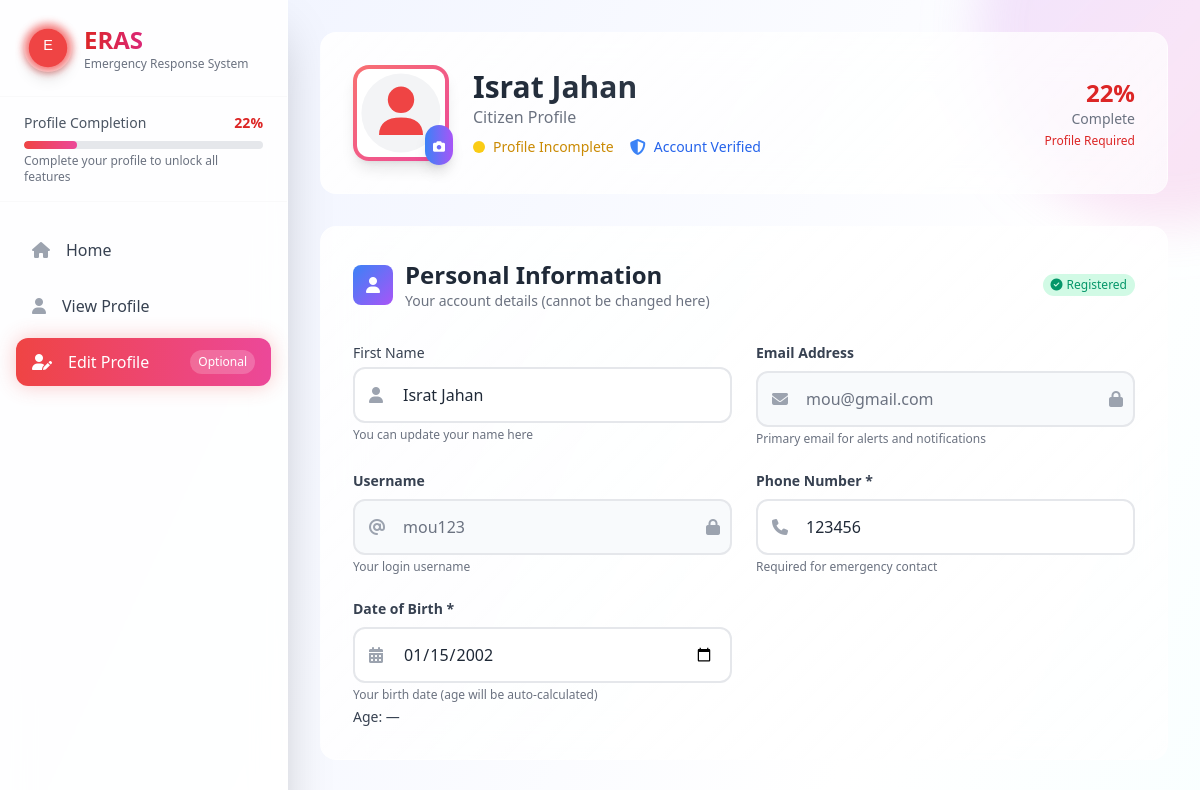
The page /accounts/profile/citizen/setup/ (signed in, upper part) on the database as committed earlier.
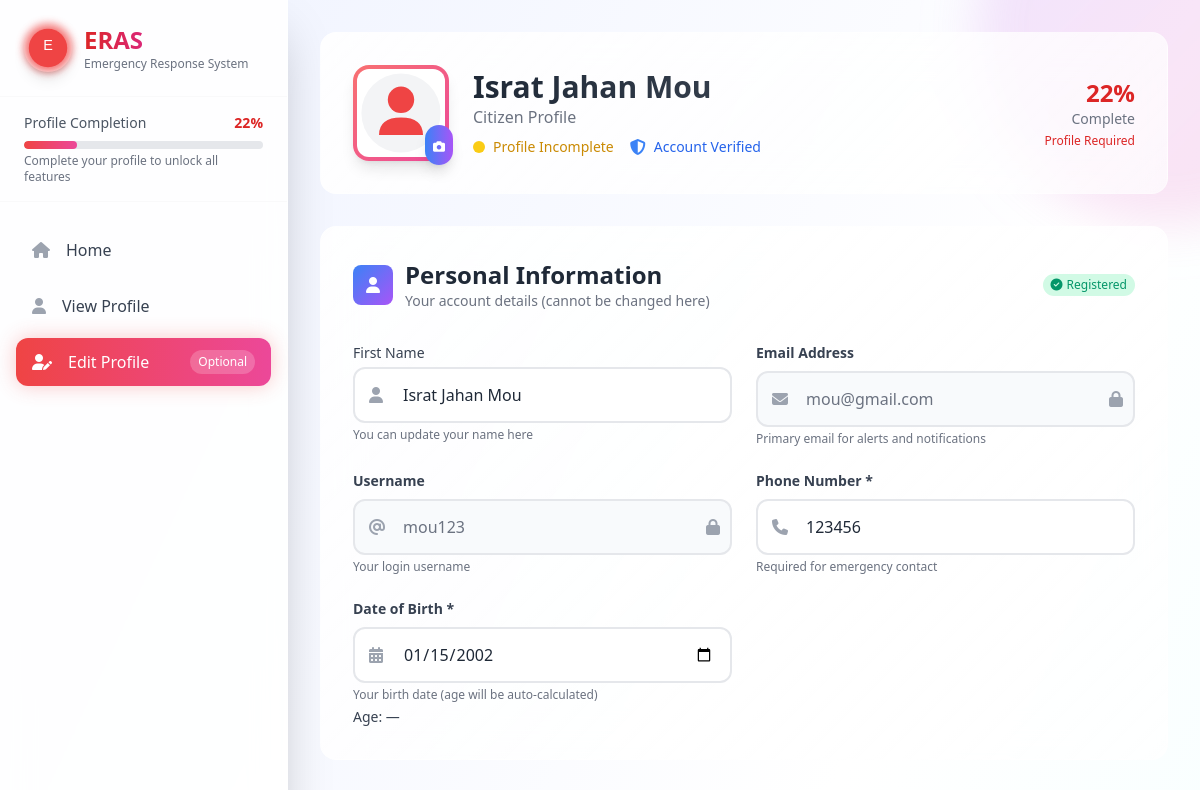
The same page on the database as committed later.
### accounts/models.py (models this page shows, shortened)
class User(AbstractUser):
    USER_TYPES = (
        ('citizen', 'Citizen'),
        ('service_provider', 'Service Provider'),
    )
    user_type = models.CharField(
        max_length=20, choices=USER_TYPES, default='citizen')
    phone_number = models.CharField(max_length=15, unique=True)

class CitizenProfile(models.Model):
    BLOOD_GROUP_CHOICES = [
        ('', 'Select Blood Group'),
        ('A+', 'A+'),
        ('A-', 'A-'),
        ('B+', 'B+'),
        ('B-', 'B-'),
        ('AB+', 'AB+'),
        ('AB-', 'AB-'),
        ('O+', 'O+'),
        ('O-', 'O-'),
    ]
    user = models.OneToOneField(
        User, on_delete=models.CASCADE, related_name='citizen_profile')
    date_of_birth = models.DateField(null=True, blank=True)
    blood_group = models.CharField(
        max_length=5, choices=BLOOD_GROUP_CHOICES, blank=True)
    phone_number = models.CharField(max_length=15, blank=True)
    emergency_contact_name = models.CharField(max_length=100, blank=True)
    emergency_contact_phone = models.CharField(max_length=15, blank=True)
    emergency_contact_relationship = models.CharField(
        max_length=50, blank=True)
    house_road_no = models.CharField(max_length=200, blank=True)
    area_sector = models.CharField(max_length=100, blank=True)
    city = models.CharField(max_length=100, blank=True)
    postal_code = models.CharField(max_length=10, blank=True)
    landmarks = models.CharField(max_length=200, blank=True)
    last_blood_donation = models.DateField(null=True, blank=True)
    available_to_donate = models.CharField(
        max_length=10,
        choices=[('', 'Select Option'), ('yes', 'Yes'), ('no', 'No')],
        blank=True
    )
    medical_conditions = models.TextField(blank=True)
    allergies = models.TextField(blank=True)
    regular_medications = models.TextField(blank=True)

### accounts/views.py (the view)
# urls.py: path('profile/citizen/setup/', views.citizen_profile_update,
@login_required
def citizen_profile_update(request):
    if request.user.user_type != 'citizen':
        messages.error(request, 'Access denied.')
        return redirect('homepage')
    try:
        profile = request.user.citizen_profile
        is_setup = False  # This is an update, not initial setup
    except CitizenProfile.DoesNotExist:
        profile = CitizenProfile(user=request.user)
        is_setup = True  # This is initial setup
    if request.method == 'POST':
        form = CitizenProfileForm(request.POST, instance=profile)
        if form.is_valid():
            form.save()
            full_name = request.POST.get('full_name', '').strip()
            if full_name:
                name_parts = full_name.split(' ', 1)
                request.user.first_name = name_parts[0]
                request.user.last_name = name_parts[1] if len(
                    name_parts) > 1 else ''
                request.user.save()
            messages.success(request, 'Profile updated successfully!')
            return redirect('citizen_dashboard')
        else:
            messages.error(request, 'Please correct the errors below.')
    else:
        form = CitizenProfileForm(instance=profile)
    context = {
        'form': form,
        'is_setup': is_setup,
    }
    return render(request, 'accounts/citizen_profile_setup.html', context)

### templates/accounts/citizen_profile_setup.html (shortened to what the changed rows need)
<!DOCTYPE html>
<html lang="en">
<head>
  <link rel="stylesheet" href="https://cdnjs.cloudflare.com/ajax/libs/font-awesome/6.4.0/css/all.min.css">
  <script src="https://cdn.tailwindcss.com"></script>
</head>
<body class="min-h-screen bg-gradient-to-br from-indigo-50 via-white to-cyan-50 font-inter text-gray-800 overflow-x-hidden">
  <div class="flex min-h-screen relative z-10">
    <main class="flex-1 p-8 overflow-y-auto">
      <div class="section-card rounded-2xl p-8 mb-8">
        <div class="flex items-center space-x-6">
          <div class="flex-1">
            <h2 class="text-3xl font-bold bg-gradient-to-r from-gray-800 to-gray-600 bg-clip-text text-transparent">
            </h2>
          </div>
        </div>
      </div>
      <form method="post" class="space-y-8">
        <div class="section-card rounded-2xl p-8">
          <div class="flex items-center justify-between mb-8">
            <div class="flex items-center space-x-3">
              <div>
                <h2 class="text-2xl font-bold text-gray-800">Personal Information</h2>
              </div>
            </div>
          </div>
          <div class="grid grid-cols-1 md:grid-cols-2 gap-6">
            <div class="form-field relative">
              <div class="relative">
                <input type="text" name="full_name" value="{{ user.get_full_name|default:user.username }}"  class=" w-full h-14 px-4 rounded-xl border-2 border-gray-200 focus:border-gray-300 transition-all pl-12">
                <i class="fas fa-user absolute left-4 top-1/2 transform -translate-y-1/2 text-gray-400"></i>
              </div>
            </div>
            <div class="form-field">
              <div class="relative">
                <input type="email" value="{{ user.email }}" readonly class="readonly-field w-full h-14 px-4 rounded-xl border-2 border-gray-200 focus:border-gray-300 transition-all pl-12">
                <i class="fas fa-envelope absolute left-4 top-1/2 transform -translate-y-1/2 text-gray-400"></i>
                <i class="fas fa-lock locked-icon"></i>
              </div>
            </div>
            <div class="form-field">
              <div class="relative">
                <input type="text" value="{{ user.username }}" readonly class="readonly-field w-full h-14 px-4 rounded-xl border-2 border-gray-200 focus:border-gray-300 transition-all pl-12">
                <i class="fas fa-at absolute left-4 top-1/2 transform -translate-y-1/2 text-gray-400"></i>
                <i class="fas fa-lock locked-icon"></i>
              </div>
            </div>
            <div class="form-field">
              <div class="relative">
                <input type="tel" name="phone_number" value="{{ user.citizen_profile.phone_number |default:'' }}" placeholder="+880 xxx xxx xxxx" class="w-full h-14 px-4 rounded-xl border-2 border-gray-200 focus:border-red-500 focus:ring-2 focus:ring-red-200 transition-all pl-12" required>
                <i class="fas fa-phone absolute left-4 top-1/2 transform -translate-y-1/2 text-gray-400"></i>
              </div>
            </div>
            <div class="form-field">
              <div class="relative">
                <input type="date" name="date_of_birth" value="{% if user.citizen_profile.date_of_birth %}{{ user.citizen_profile.date_of_birth|date:'Y-m-d' }}{% endif %}" class="w-full h-14 px-4 rounded-xl border-2 border-gray-200
           focus:border-red-500 focus:ring-2 focus:ring-red-200 transition-all pl-12" required>
                <i class="fas fa-calendar-alt absolute left-4 top-1/2 transform -translate-y-1/2 text-gray-400"></i>
              </div>
            </div>
          </div>
        </div>
      </form>
    </main>
  </div>
</body>
</html>

Rows that differ between the two databases and show on the page:
changed User "mou@gmail.com": full_name "Israt Jahan" → "Israt Jahan Mou"
